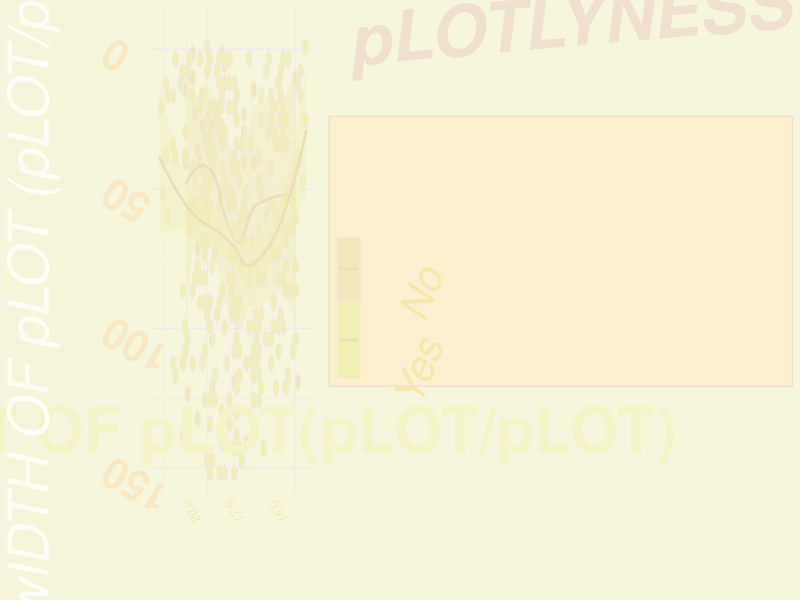
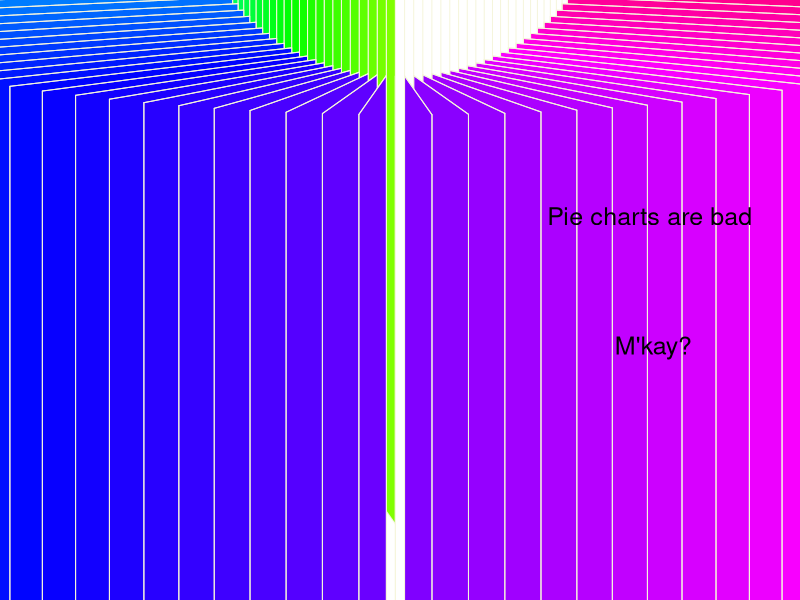

The R script that drew these images, in order:
# Ugly Plot Contest

library(tidyverse)
library(GGally)
library(palmerpenguins)
library(plotrix)

penguins_raw %>% 
  ggplot(aes(y= `Sample Number`,
             x= `Culmen Depth (mm)`,
             fill= `Clutch Completion`)) +
  theme_minimal() +
  geom_hex(color="#f0e9d6") +
  labs(x= "hEIGHT OF pLOT(pLOT/pLOT)",
       y="wIDTH OF pLOT (pLOT/pLOT)",
       fill= "pLOTLYNESS") +
  theme(axis.text.x = element_text(angle = 120,
                                   hjust = 1,
                                   vjust = .5, 
                                   face = 'italic',
                                   color="#f6e5b3"),
        axis.text.y = element_text(angle = 150,
                                   face = 'bold',
                                   size=30,
                                   color='#f6e9c3'),
    axis.title.x = element_text(face='bold',
                                size=45,
                                color="#f3f3c5",
                                vjust = 10),
        axis.title.y = element_text(face='italic',
                                    size = 40,
                                    color = '#fffcf5'),
        axis.title = element_text(size = 25),
        panel.grid.major.x = element_line(color= "#f8f1dd"),
        plot.background = element_rect(color="#f9efe4",
                               fill="beige"),
    legend.background = element_rect(color= '#f0e0d0',fill = '#fbefce'),
    legend.text = element_text(color='#f3e9aa',
                               size=30,
                               angle=69,
                               hjust=1,
                               face= "italic"),
    legend.title = element_text(color='#f0e0d0',
                                face = "bold.italic",
                                size = 50,
                                vjust = 3,
                                angle = 5)) +
  scale_fill_manual(values = c("#f0e8ba","#f0f0b2","#F7E9B5")) +
  scale_y_reverse()+
  scale_x_reverse()+
  geom_smooth(color="#ece0bc")
  




data <- c(1,1,1,1,1,1,1,1,1,1,1,1,1,1,1,1,1,1,1,1,1,1,1,1,1,1,1,1,1,1,1,1,1,1,1,
           1,1,1,1,1,1,1,1,1,1,1,1,1,1,1,1,1,1,1,1,1,1,1,1,1,1,1,1,1,1,1,1,1,1,1,
           1,1,1,1,1,1,1,1,1,1,1,1,1,1,1,1,1,1,1,1,1,1,1,1,1,1,1,1,1,1,1,1,1,1,1,
           1,1,1,1,1,1,1,1,1,1,1,1,1,1,1,1,1,1,1,1,1,1,1,1,1,1,1,1,1,1,1,1,1,1,1)

data %>%
   pie3D(radius = 3,
       height = 2,
       theta = 0.1,
       # col =,
       border = "beige",
       shade = 10,
       labels = c("M'kay?","Pie charts are bad"),
       explode = 1)

      